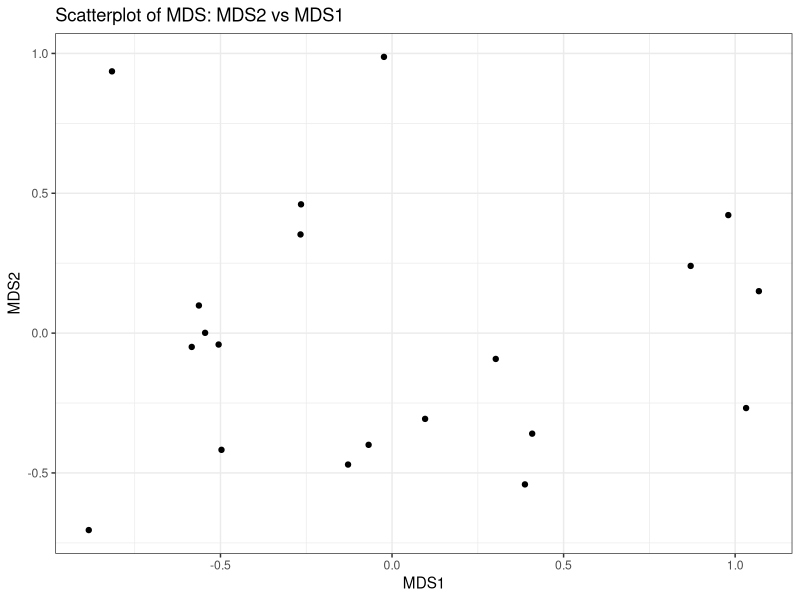
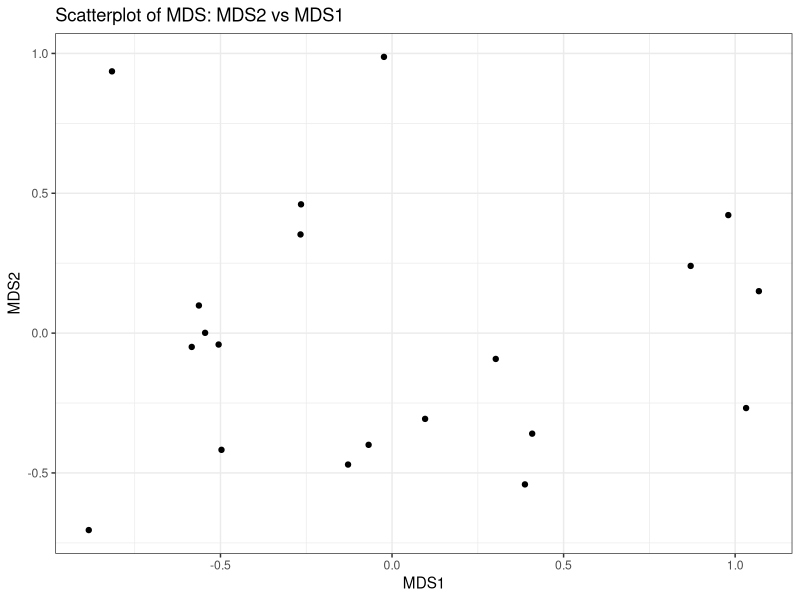

Source code (R) for these figures, in order:
## ---- chunk 1
library("vegan")
library("ape")
## ---- chunk 2
data("dune")
dune2 <- dune

#log transform dune
dune2 <- log1p(dune2)
## ---- chunk 3

dune2_ndms <- metaMDS(dune2)
dpoint <- dune2_ndms$point
## ---- chunk 4
library(ggplot2)
ggplot(dpoint,aes(x=MDS1, y=MDS2)) + 
  geom_point() + 
  theme_bw() + 
  ggtitle("Scatterplot of MDS: MDS2 vs MDS1")

ggsave("MDS_Scatterplot.pdf")
